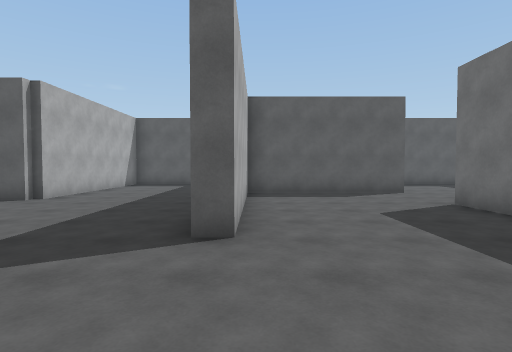
[1] (above)

19 first-person views from a walk through a scene from a Unity 3-D project. The camera is 1.5 m above the floor, tilts 2° down and sees 80° across. The floor is counted in squares, 1.8 m on a side. Each view is taken from the middle of a square. On the plan, view 1 faces up. The plan holds only what a view shows up to about 11 squares ahead; the rest is blank. The player character is not drawn.

[2]
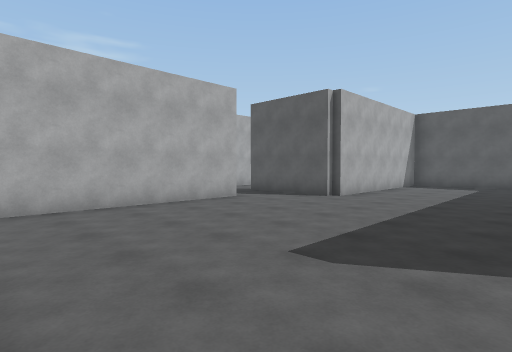

[3]
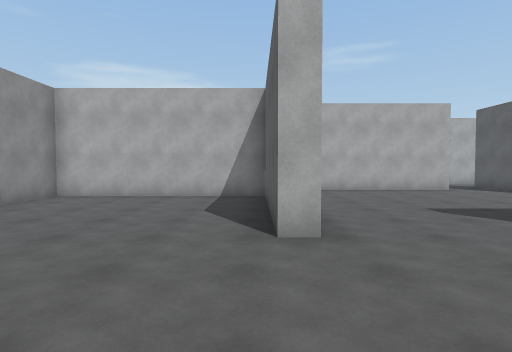

[4]
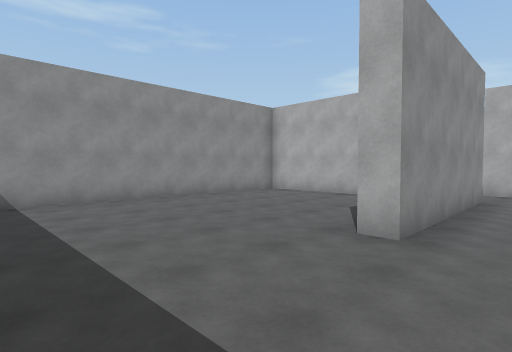

[5]
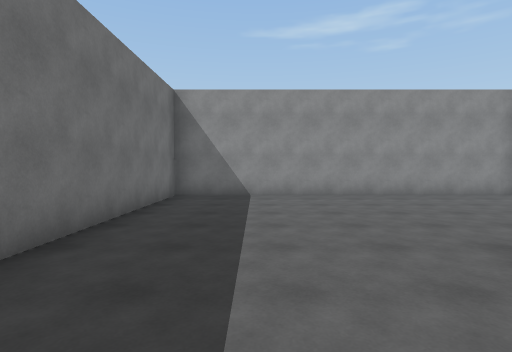

[6]
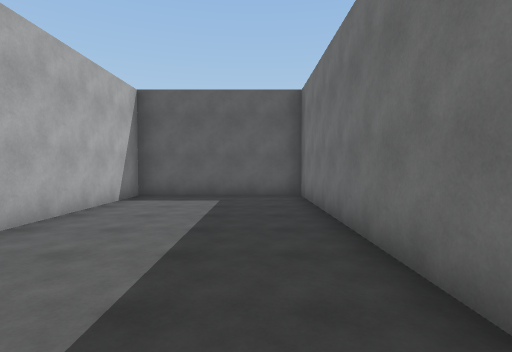

[7]
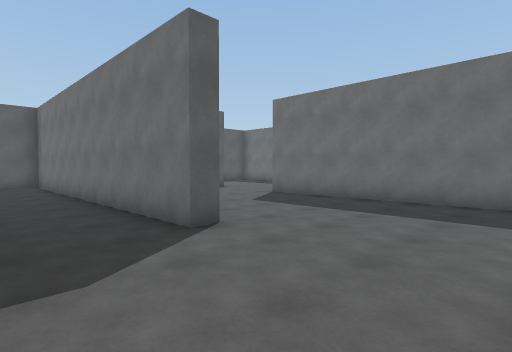

[8]
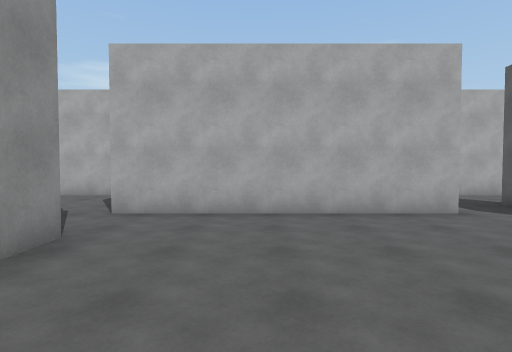

[9]
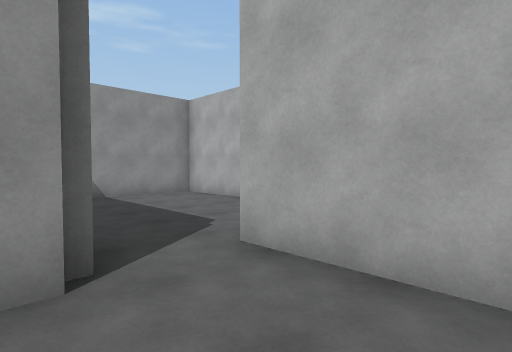

[10]
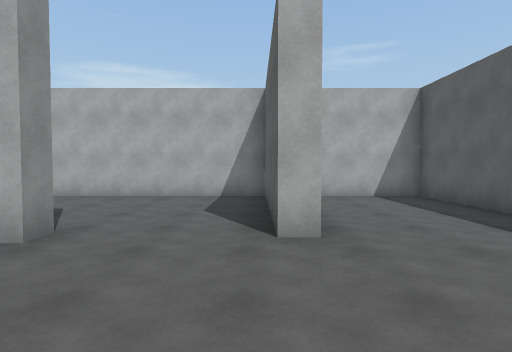

[11]
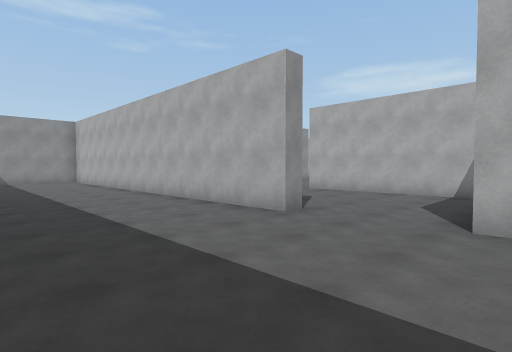

[12]
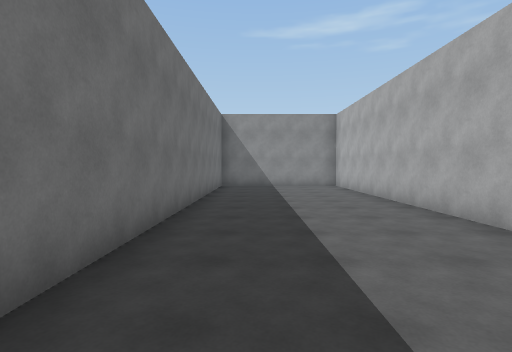

[13]
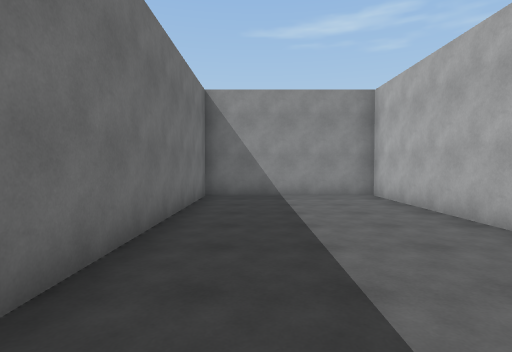

[14]
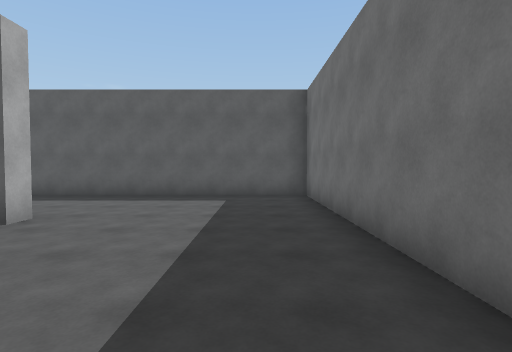

[15]
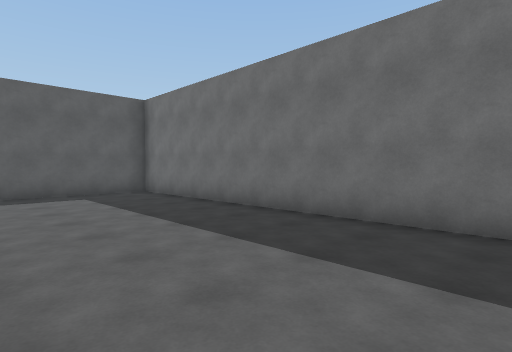

[16]
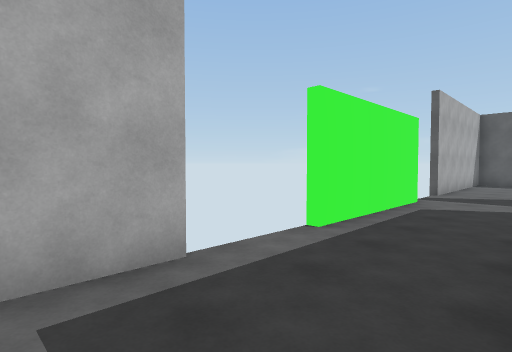

[17]
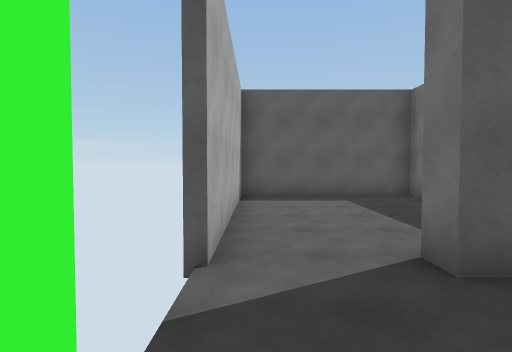

[18]
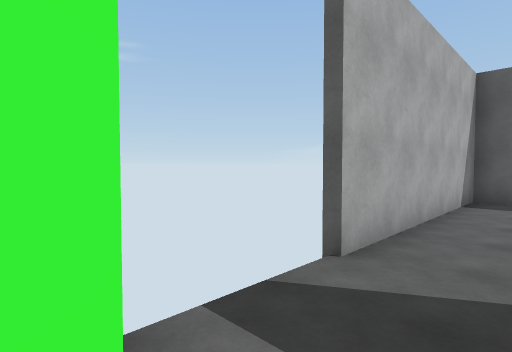

[19]
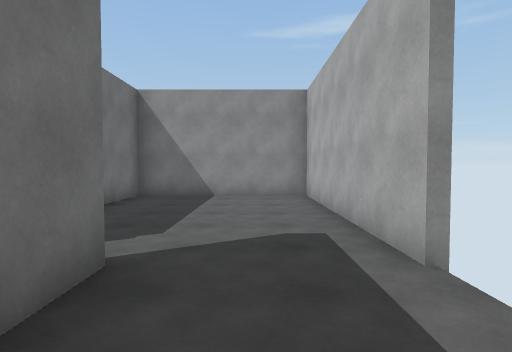

### Floor plan
Points are (right, up) in squares from view 1. A wall is a line through its corners. A room is listed if a view was taken in it or the views show most of it. See-through windows are left out.
Room 1 (views 1, 2, 3, 4, 5, 6, 7, 8, 9)
walls: (-5.2, -0.6) (-5.2, -6.4) (4.3, -6.4) (4.3, 6.5); (-5.6, -0.2) (-0.5, -0.2) (-0.5, -0.7) (-4.6, -0.7); (-7.3, 5.6) (-7.3, -0.5); (4.5, 9.3) (-0.3, 9.3) (-0.3, 3.5) (-0.7, 3.5) (-0.7, 13.4) (-5.2, 13.4) (-5.2, 7.3) (-7.6, 7.3)
ways out: opening at (4, 7.5) to room 2; opening at (-8, 6) to room 3; opening at (-7, -1) to room 3
Room 2 (views 10, 11, 12, 13, 14, 15)
walls: (4.3, 6.5) (4.7, 6.5) (4.7, -6.4) (9.4, -6.4) (9.4, 13.4) (-0.3, 13.4) (-0.3, 10.8); (4.5, 9.9) (4.5, 9.3)
ways out: opening at (4, 7.5) to room 1
Room 3 (views 16, 17, 18, 19)
walls: (-7.8, -0.5) (-7.8, 0.6); (-10.3, -0.5) (-10.3, -6.4) (-5.8, -6.4) (-5.8, -4.5); (-10.3, 5.6) (-10.3, 1.5); (-7.6, 7.3) (-8.5, 7.3)
ways out: opening at (-8, 6) to room 1; opening at (-7, -1) to room 1; opening at (-9.5, 7) to room 4
Room 4 (no view inside)
walls: (-5.8, 12.8) (-5.8, 13.4) (-10.3, 13.4) (-10.3, 7.5); (-8.5, 7.3) (-8.5, 7.8)
ways out: opening at (-9.5, 7) to room 3

Where each view was taken, in squares from view 1:
view 1: 0 up, 0 right, facing up
view 2: 0 up, 1 left, facing up-left
view 3: 1 down, 3 right, facing left
view 4: 1 up, 3 right, facing down-left
view 5: 2 up, 2 right, facing down
view 6: 5 up, 2 left, facing up
view 7: 0 up, 3 left, facing up-right
view 8: 2 up, 2 left, facing left
view 9: 2 up, 5 left, facing down-left
view 10: 9 up, 8 right, facing left
view 11: 10 up, 9 right, facing down-left
view 12: 6 up, 8 right, facing down
view 13: 2 up, 8 right, facing down
view 14: 5 up, 8 right, facing up
view 15: 4 up, 5 right, facing up-right
view 16: 2 down, 8 left, facing up-left
view 17: 5 up, 10 left, facing up
view 18: 5 up, 9 left, facing up-left
view 19: 2 up, 9 left, facing down
